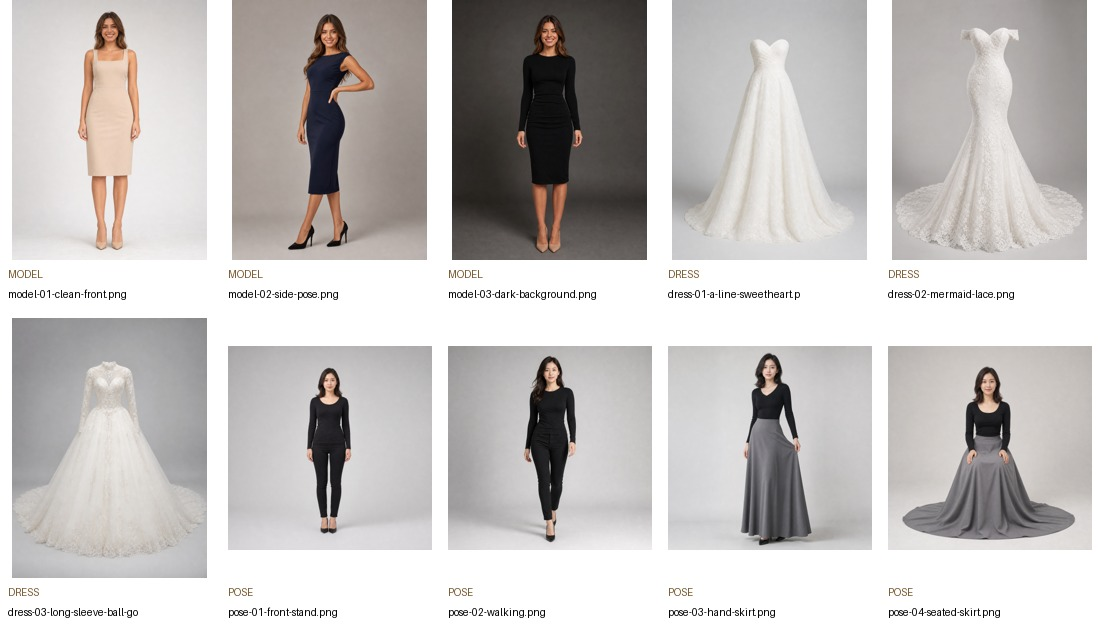
#> input picture testsets/wedding-v1/contact-sheet.jpg, 1100 x 636 px
$ python -i garment.py   (imports and definitions only)
#> lines starting #> are read from the running program, lines starting #| are printed output that depends on the picture; after the words box and inside, x2 and y2 are one past the last pixel; in counts of white or black regions, pixels touching at a corner belong together
"""Garment preprocessing helpers for try-on requests."""
from __future__ import annotations

import os

from PIL import Image, ImageFilter, ImageOps

try:
    import cv2
    import numpy as np
except ImportError:  # pragma: no cover - requirements include these in production
    cv2 = None
    np = None


def _build_mask(image: Image.Image) -> Image.Image:
    if cv2 is None or np is None:
        return _fallback_mask(image)

    rgb = image.convert("RGB")
    original_size = rgb.size
    small = ImageOps.contain(rgb, (640, 640), method=Image.Resampling.LANCZOS)
    bgr = cv2.cvtColor(np.array(small), cv2.COLOR_RGB2BGR)
    height, width = bgr.shape[:2]
    rect = (
        int(width * 0.06),
        int(height * 0.03),
        int(width * 0.88),
        int(height * 0.94),
    )

    grabcut_mask = np.zeros((height, width), np.uint8)
    bgd_model = np.zeros((1, 65), np.float64)
    fgd_model = np.zeros((1, 65), np.float64)
    cv2.grabCut(bgr, grabcut_mask, rect, bgd_model, fgd_model, 6, cv2.GC_INIT_WITH_RECT)

    mask = np.where(
        (grabcut_mask == cv2.GC_FGD) | (grabcut_mask == cv2.GC_PR_FGD),
        255,
        0,
    ).astype("uint8")
    mask = _keep_large_components(mask)
    kernel = np.ones((5, 5), np.uint8)
    mask = cv2.morphologyEx(mask, cv2.MORPH_CLOSE, kernel, iterations=2)
    mask = cv2.morphologyEx(mask, cv2.MORPH_OPEN, kernel, iterations=1)

    alpha = Image.fromarray(mask, "L")
    alpha = alpha.resize(original_size, Image.Resampling.LANCZOS)
    return alpha.filter(ImageFilter.GaussianBlur(1.0))


def _fallback_mask(image: Image.Image) -> Image.Image:
    rgb = image.convert("RGB")
    width, height = rgb.size
    pixels = rgb.load()
    corners = [pixels[0, 0], pixels[width - 1, 0], pixels[0, height - 1], pixels[width - 1, height - 1]]
    bg = tuple(sum(pixel[i] for pixel in corners) // len(corners) for i in range(3))
    mask = Image.new("L", rgb.size, 0)
    out = mask.load()
    for y in range(height):
        for x in range(width):
            pixel = pixels[x, y]
            distance = sum(abs(pixel[i] - bg[i]) for i in range(3))
            if distance > 42:
                out[x, y] = 255
    return mask.filter(ImageFilter.MaxFilter(5)).filter(ImageFilter.GaussianBlur(1.0))


def _keep_large_components(mask):
    count, labels, stats, _ = cv2.connectedComponentsWithStats(mask, 8)
    if count <= 1:
        return mask

    areas = stats[1:, cv2.CC_STAT_AREA]
    if len(areas) == 0:
        return mask

    largest = int(areas.max())
    min_area = max(largest * 0.12, mask.shape[0] * mask.shape[1] * 0.001)
    keep = np.zeros_like(mask)
    for idx in range(1, count):
        if stats[idx, cv2.CC_STAT_AREA] >= min_area:
            keep[labels == idx] = 255
    return keep


def _mask_bbox(mask: Image.Image) -> tuple[int, int, int, int] | None:
    if np is not None:
        arr = np.array(mask)
        ys, xs = np.where(arr > 24)
        if len(xs) == 0 or len(ys) == 0:
            return None
        return int(xs.min()), int(ys.min()), int(xs.max()) + 1, int(ys.max()) + 1
    return mask.point(lambda value: 255 if value > 24 else 0).getbbox()


def _expand_bbox(
    bbox: tuple[int, int, int, int],
    image_size: tuple[int, int],
    padding_ratio: float,
) -> tuple[int, int, int, int]:
    left, top, right, bottom = bbox
    width, height = image_size
    pad_x = int((right - left) * padding_ratio)
    pad_y = int((bottom - top) * padding_ratio)
    return (
        max(0, left - pad_x),
        max(0, top - pad_y),
        min(width, right + pad_x),
        min(height, bottom + pad_y),
    )


def _save_reference(image: Image.Image, output_path: str) -> None:
    image = image.convert("RGB")
    max_side = 1400
    if max(image.size) > max_side:
        image = ImageOps.contain(image, (max_side, max_side), method=Image.Resampling.LANCZOS)

    pad = max(24, int(min(image.size) * 0.08))
    canvas = Image.new("RGB", (image.width + pad * 2, image.height + pad * 2), (235, 235, 235))
    canvas.paste(image, (pad, pad))
    canvas.save(output_path, "JPEG", quality=95, optimize=True)


def prepare_tryon_garments(garment_image_path: str, output_dir: str) -> tuple[str, str]:
    """Create top and bottom references so full-length gowns are less likely to be shortened."""
#> called with output_dir = 'out.png'
    os.makedirs(output_dir, exist_ok=True)
    source = Image.open(garment_image_path).convert("RGB")
#> source is the input picture: PIL image 1100x636 RGB; mean R, G, B 198.6, 195.5, 194
    mask = _build_mask(source)
#> in _keep_large_components, `count, labels, stats, _ = cv2.connectedComponentsWithStats(mask, 8)`:
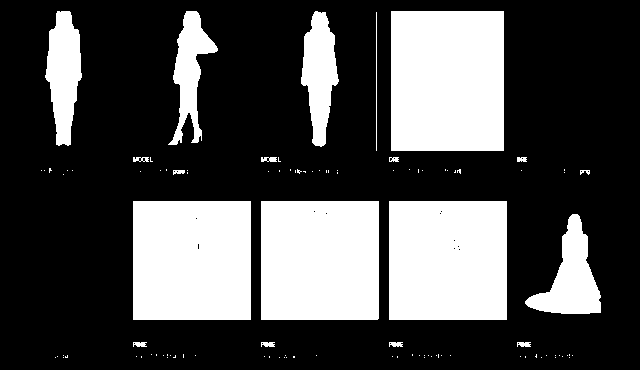
#> mask: shape (370, 640); 30.2% white; 104 white regions (85 under 20 px), largest, box (x1, y1, x2, y2) and area: (391, 11, 504, 151) 15820, (261, 201, 379, 320) 14039, (133, 201, 251, 320) 14036
#> in _build_mask, `alpha = Image.fromarray(mask, "L")`: alpha: PIL image 640x370 L; 29.9% white; 8 white regions, largest, box (x1, y1, x2, y2) and area: (391, 11, 504, 151) 15820, (133, 201, 251, 320) 14042, (389, 201, 507, 320) 14042
#> in _build_mask, `return alpha.filter(ImageFilter.GaussianBlur(1.0))`:
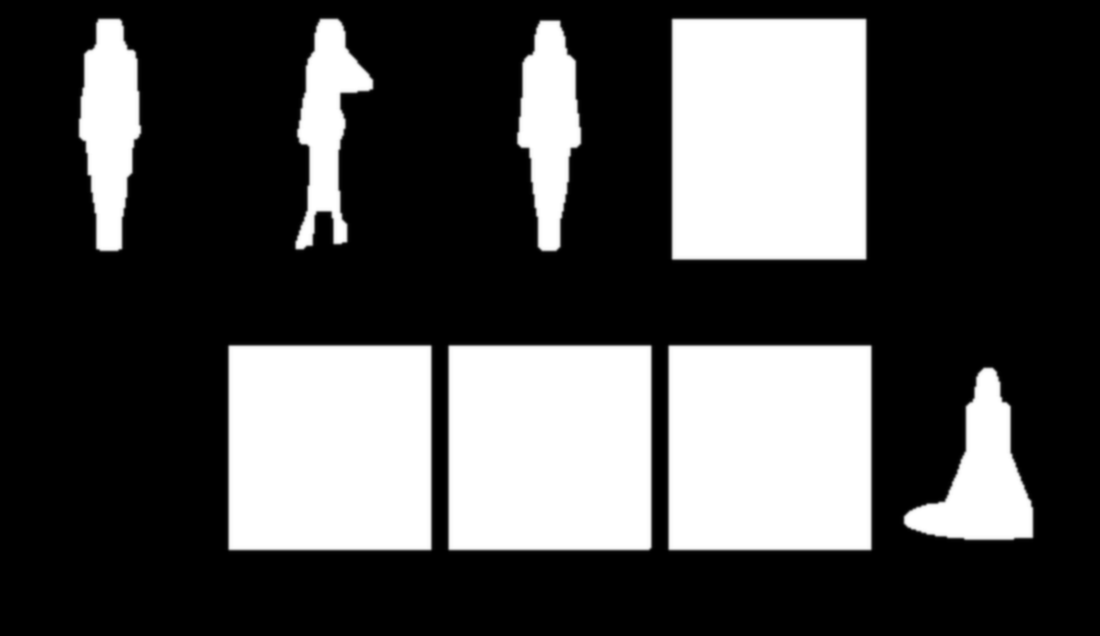
#> returned value: PIL image 1100x636 L; min 0, max 255, mean 76.3
    bbox = _mask_bbox(mask)
#> bbox = (78, 17, 1034, 552)
    if bbox is None:
        return garment_image_path, garment_image_path

    bbox = _expand_bbox(bbox, source.size, 0.06)
#> in _expand_bbox, `left, top, right, bottom = bbox`: left = 78; top = 17; right = 1034; bottom = 552
#> in _expand_bbox, `pad_x = int((right - left) * padding_ratio)`: pad_x = 57
#> in _expand_bbox, `pad_y = int((bottom - top) * padding_ratio)`: pad_y = 32
#> bbox = (21, 0, 1091, 584)
    garment = source.crop(bbox)
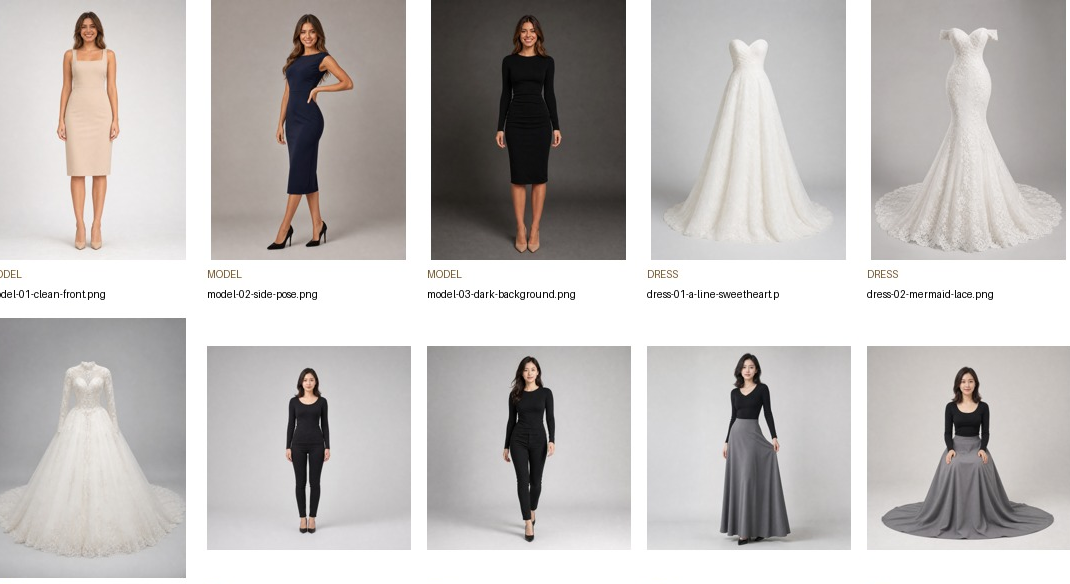
#> garment: PIL image 1070x584 RGB; mean R, G, B 193, 189.5, 187.9
    width, height = garment.size
#> width = 1070; height = 584
    if width < 20 or height < 20:
        return garment_image_path, garment_image_path

    top_bottom = max(1, min(height, int(height * 0.58)))
#> top_bottom = 338
    bottom_top = max(0, min(height - 1, int(height * 0.26)))
#> bottom_top = 151

    top_reference = garment.crop((0, 0, width, top_bottom))
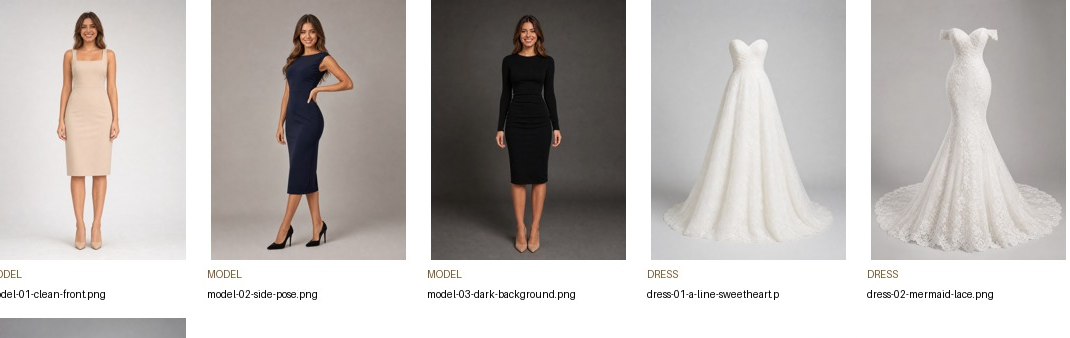
#> top_reference: PIL image 1070x338 RGB; mean R, G, B 190.6, 186, 183.3
    bottom_reference = garment.crop((0, bottom_top, width, height))
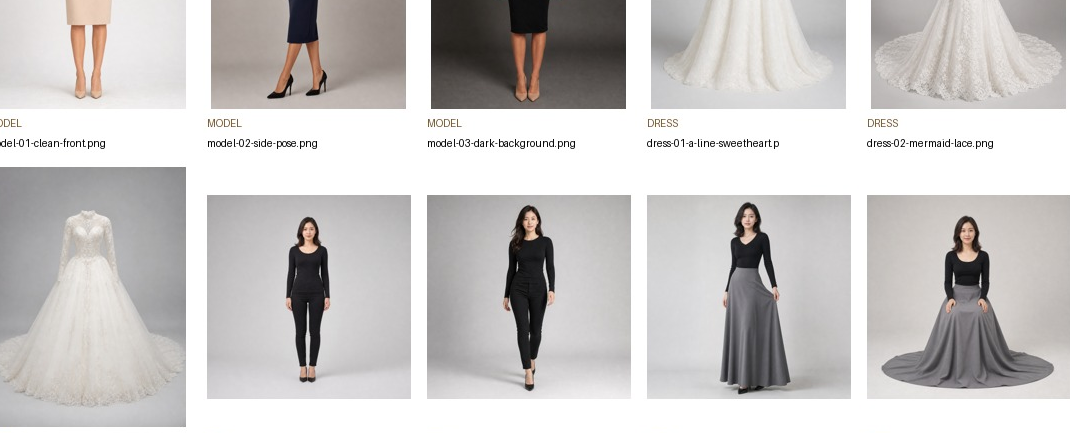
#> bottom_reference: PIL image 1070x433 RGB; mean R, G, B 201.2, 198.5, 197.5

    top_path = os.path.join(output_dir, "garment_top_reference.jpg")
    bottom_path = os.path.join(output_dir, "garment_floor_length_reference.jpg")
    _save_reference(top_reference, top_path)
#> in _save_reference, `canvas = Image.new("RGB", (image.width + pad * 2, image.height + pad *..`: canvas: PIL image 1124x392 RGB; every value is 235
#> in _save_reference, `canvas.paste(image, (pad, pad))`:
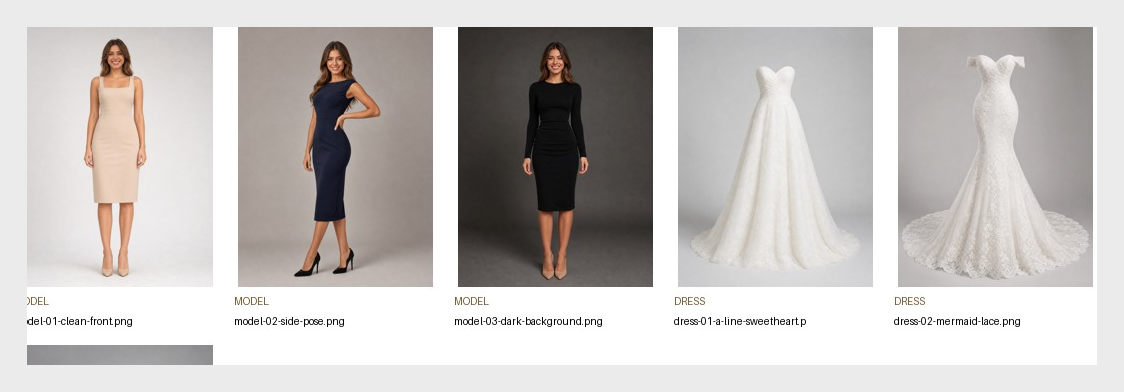
#> canvas: PIL image 1124x392 RGB; mean R, G, B 198.5, 194.8, 192.6
    _save_reference(bottom_reference, bottom_path)
#> in _save_reference (call 2), `canvas = Image.new("RGB", (image.width + pad * 2, image.height + pad *..`: canvas: PIL image 1138x501 RGB; every value is 235
#> in _save_reference (call 2), `canvas.paste(image, (pad, pad))`:
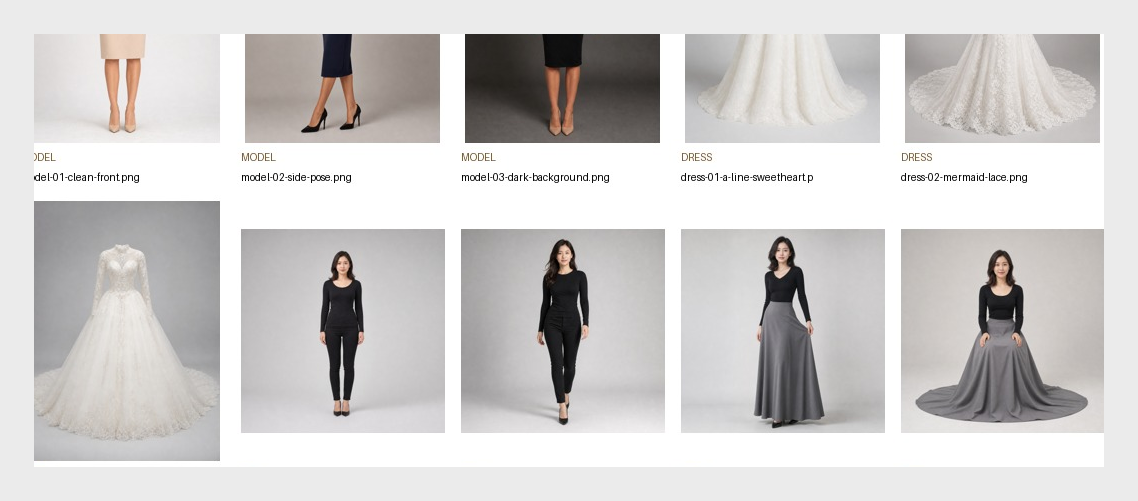
#> canvas: PIL image 1138x501 RGB; mean R, G, B 207.6, 205.4, 204.5
    return top_path, bottom_path

>>> result = prepare_tryon_garments('../../testsets/wedding-v1/contact-sheet.jpg', 'out.png')
